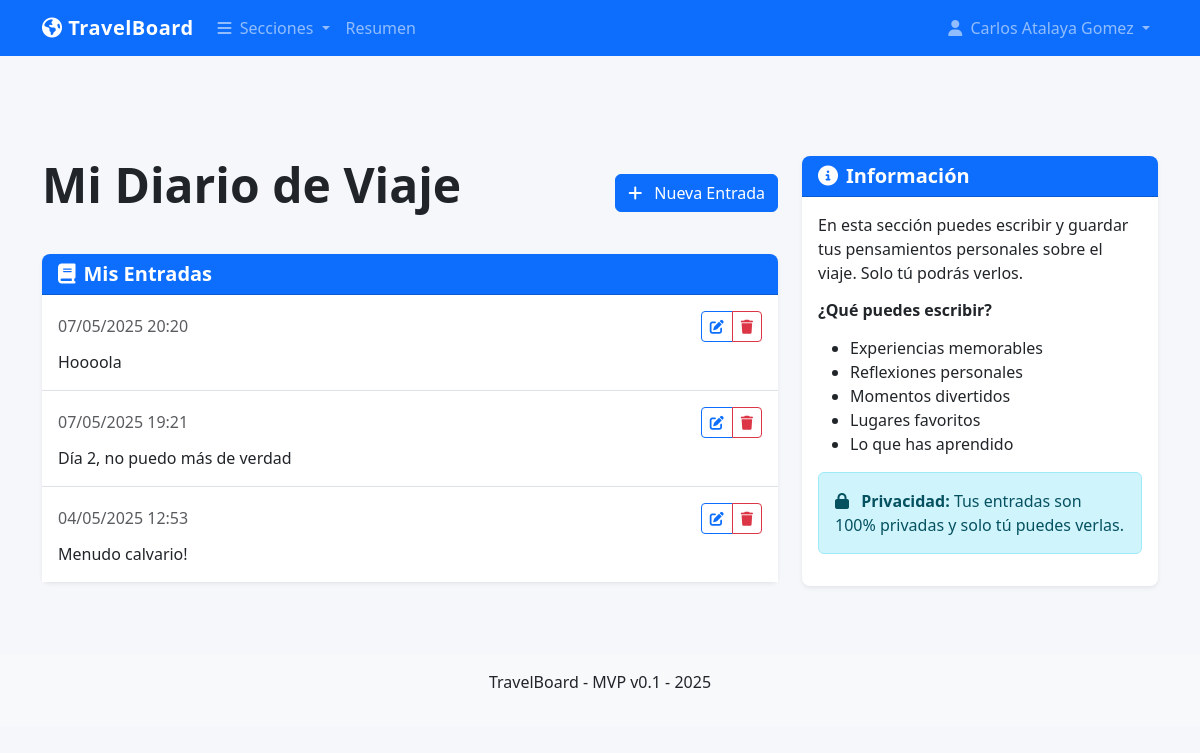
The app's page /diary/diario (signed in) with its own data.
### models.py (models this page shows, shortened)
class User(UserMixin, db.Model):
    id = db.Column(db.Integer, primary_key=True)
    username = db.Column(db.String(80), unique=True, nullable=False)
    password_hash = db.Column(db.String(200), nullable=False)
    name = db.Column(db.String(100), nullable=False)
    phone = db.Column(db.String(20), nullable=True)
    is_admin = db.Column(db.Boolean, default=False)

class DiaryEntry(db.Model):
    id = db.Column(db.Integer, primary_key=True)
    user_id = db.Column(db.Integer, db.ForeignKey('user.id'), nullable=False)
    date = db.Column(db.DateTime, default=datetime.now)
    content = db.Column(db.Text, nullable=False)
    user = db.relationship('User', backref=db.backref('diary_entries', lazy=True))

### diary.py (the view)
@diary.route('/diario')
@login_required
def index():
    entries = DiaryEntry.query.filter_by(user_id=current_user.id).order_by(DiaryEntry.date.desc()).all()
    return render_template('diary/index.html', entries=entries)

### app.py (called while the page is built)
@app.template_filter('now')
def get_now():
    return datetime.now()

@login_manager.user_loader
def load_user(user_id):
    return User.query.get(int(user_id))

@app.before_request
def check_initial_setup():
    public_endpoints = ['static', 'setup', 'auth.login', 'auth.logout']
    if request.endpoint in public_endpoints:
        return None
    user_count = User.query.count()
    if user_count == 0 and request.endpoint != 'setup':
        return redirect(url_for('setup'))
    if not current_user.is_authenticated and request.endpoint not in public_endpoints:
        return redirect(url_for('auth.login'))

### templates/diary/index.html (shortened to what this page needs)
{% extends "base.html" %}
{% block content %}
<div class="d-flex justify-content-between align-items-center mb-4">
    <h1 class="display-5">Mi Diario de Viaje</h1>
    <a href="{{ url_for('diary.new_entry') }}" class="btn btn-primary">
        <i class="fas fa-plus me-2"></i> Nueva Entrada
    </a>
</div>
{% if entries %}
    <div class="card mb-4">
        <div class="card-header bg-primary text-white">
            <h5 class="mb-0"><i class="fas fa-book me-2"></i>Mis Entradas</h5>
        </div>
        <div class="card-body p-0">
            <div class="list-group list-group-flush">
                {% for entry in entries %}
                    <div class="list-group-item">
                        <div class="d-flex justify-content-between align-items-center mb-2">
                            <span class="text-muted">{{ entry.date.strftime('%d/%m/%Y %H:%M') }}</span>
                            <div class="btn-group">
                                <a href="{{ url_for('diary.edit_entry', entry_id=entry.id) }}" class="btn btn-sm btn-outline-primary">
                                    <i class="fas fa-edit"></i>
                                </a>
                                <button type="button" class="btn btn-sm btn-outline-danger"
                                        data-bs-toggle="modal" data-bs-target="#deleteModal{{ entry.id }}">
                                    <i class="fas fa-trash"></i>
                                </button>
                            </div>
                        </div>
                        <p class="mb-0">{{ entry.content }}</p>
                    </div>
                {% endfor %}
            </div>
        </div>
    </div>
{% endif %}
{% endblock %}
{% block sidebar %}
<div class="card">
    <div class="card-header bg-primary text-white">
        <h5 class="mb-0"><i class="fas fa-info-circle me-2"></i>Información</h5>
    </div>
    <div class="card-body">
        <p>En esta sección puedes escribir y guardar tus pensamientos personales sobre el viaje. Solo tú podrás verlos.</p>
        <h6 class="mt-3">¿Qué puedes escribir?</h6>
        <ul>
            <li>Experiencias memorables</li>
            <li>Reflexiones personales</li>
            <li>Momentos divertidos</li>
            <li>Lugares favoritos</li>
            <li>Lo que has aprendido</li>
        </ul>
        <div class="alert alert-info mt-3">
            <i class="fas fa-lock me-2"></i>
            <strong>Privacidad:</strong> Tus entradas son 100% privadas y solo tú puedes verlas.
        </div>
    </div>
</div>
{% endblock %}

### templates/base.html (shortened to what this page needs)
<!DOCTYPE html>
<html lang="es">
<head>
    <link href="https://cdn.jsdelivr.net/npm/bootstrap@5.3.0/dist/css/bootstrap.min.css" rel="stylesheet">
    <link rel="stylesheet" href="https://cdnjs.cloudflare.com/ajax/libs/font-awesome/6.4.0/css/all.min.css">
    <link rel="stylesheet" href="{{ url_for('static', filename='css/main.css') }}">
    <link rel="stylesheet" href="{{ url_for('static', filename='css/responsive.css') }}">
</head>
<body>
    <header class="fixed-top">
        <nav class="navbar navbar-expand-lg navbar-dark bg-primary">
            <div class="container">
                <a class="navbar-brand" href="/">
                    <i class="fas fa-globe-americas"></i> TravelBoard
                </a>
                <div class="collapse navbar-collapse" id="mainNav">
                    <ul class="navbar-nav me-auto">
                        <li class="nav-item dropdown">
                            <a class="nav-link dropdown-toggle" href="#" id="sectionDropdown" role="button" data-bs-toggle="dropdown" aria-expanded="false">
                                <i class="fas fa-bars me-1"></i> Secciones
                            </a>
                        </li>
                        <li class="nav-item">
                            <a class="nav-link" href="/#overview">Resumen</a>
                        </li>
                    </ul>
                    <ul class="navbar-nav">
                        {% if current_user.is_authenticated %}
                            <li class="nav-item dropdown">
                                <a class="nav-link dropdown-toggle" href="#" id="userDropdown" role="button" data-bs-toggle="dropdown" aria-expanded="false">
                                    <i class="fas fa-user me-1"></i> {{ current_user.name }}
                                </a>
                            </li>
                        {% else %}
                            <li class="nav-item">
                                <a class="nav-link" href="{{ url_for('auth.login') }}">
                                    <i class="fas fa-sign-in-alt me-1"></i> Iniciar sesión
                                </a>
                            </li>
                        {% endif %}
                    </ul>
                </div>
            </div>
        </nav>
    </header>
    <main class="container mt-5 pt-5">
        <div class="row">
            <div class="col-lg-8">
                {% block content %}{% endblock %}
            </div>
            <div class="col-lg-4">
                {% block sidebar %}{% endblock %}
            </div>
        </div>
    </main>
    <footer class="mt-5 py-3 bg-light">
        <div class="container text-center">
            <p>TravelBoard - MVP v0.1 - {% if current_date %}{{ current_date.strftime('%Y') }}{% else %}{{ now().year }}{% endif %}</p>
        </div>
    </footer>
</body>
</html>

### static/css/main.css (style rules this page uses)
:root { --primary-color: #0d6efd; --secondary-color: #6c757d; --accent-color: #fd7e14; --success-color: #198754; --info-color: #0dcaf0; --warning-color: #ffc107; --danger-color: #dc3545; --light-color: #f8f9fa; --dark-color: #212529; }
body { font-family: 'Segoe UI', Tahoma, Geneva, Verdana, sans-serif; background-color: #f5f7fa; color: var(--dark-color); padding-top: 60px; }
a { color: var(--primary-color); text-decoration: none; transition: color 0.2s ease-in-out; }
.navbar-brand { font-weight: 700; letter-spacing: 0.5px; }
.card { border: none; border-radius: 0.5rem; box-shadow: 0 0.125rem 0.25rem rgba(0, 0, 0, 0.075); transition: transform 0.2s ease-in-out, box-shadow 0.2s ease-in-out; }
.card-header { border-radius: 0.5rem 0.5rem 0 0 !important; font-weight: 600; }
h1, h2, h3, h4, h5, h6 { font-weight: 600; margin-bottom: 1rem; }
.display-5, .display-6 { font-weight: 600; }
.list-group-item { border-left: none; border-right: none; padding: 1rem; }
.list-group-item:first-child { border-top: none; }
.list-group-item:last-child { border-bottom: none; }
html { scroll-behavior: smooth; scroll-padding-top: 70px; }

### static/css/responsive.css (style rules this page uses)
@media (prefers-reduced-motion: no-preference) { .nav-item { transition: all 0.2s ease; } }

### records on screen
User: name "Carlos Atalaya Gomez"
DiaryEntry: date "07/05/2025 20:20", content "Hoooola"
DiaryEntry: date "07/05/2025 19:21", content "Día 2, no puedo más de verdad"
DiaryEntry: date "04/05/2025 12:53", content "Menudo calvario!"
